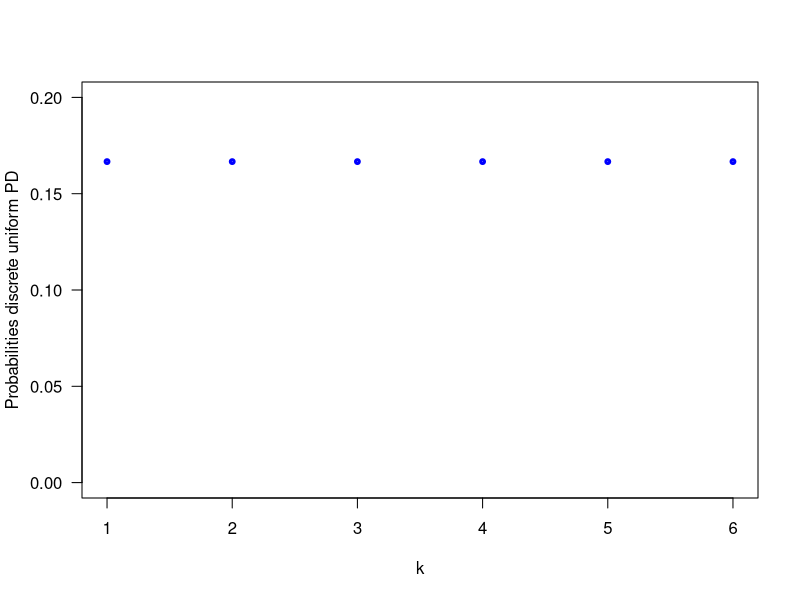

R code for this plot:
print('file: PDsPDFsUniformDiscrete6.R')
# plot discrete uniform distribution for die
N = 6; xp = seq(1,N); yp =numeric(N) + 1/N
# png('UnifDiscrete160817.png',width=16,height=12,units='cm',res=300)
plot(xp,yp,type='p',lwd=3,col='blue',xlab='k',
     ylab='Probabilities discrete uniform PD',las=1,cex=0.5,ylim=c(0,0.2))
# dev.off()